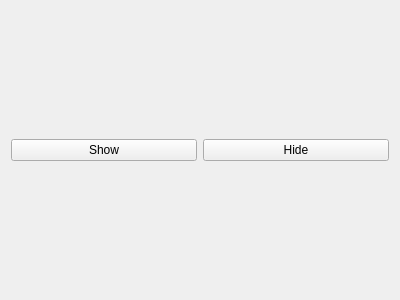
<?xml version="1.0" encoding="UTF-8"?>
<ui version="4.0">
 <class>MainPanel</class>
 <widget class="QWidget" name="MainPanel">
  <property name="geometry">
   <rect>
    <x>0</x>
    <y>0</y>
    <width>400</width>
    <height>300</height>
   </rect>
  </property>
  <property name="windowTitle">
   <string>MainPanel</string>
  </property>
  <layout class="QHBoxLayout" name="horizontalLayout">
   <item>
    <widget class="QPushButton" name="pbShow">
     <property name="text">
      <string>Show</string>
     </property>
    </widget>
   </item>
   <item>
    <widget class="QPushButton" name="pbHide">
     <property name="text">
      <string>Hide</string>
     </property>
    </widget>
   </item>
  </layout>
 </widget>
 <layoutdefault spacing="6" margin="11"/>
 <resources/>
 <connections/>
</ui>
